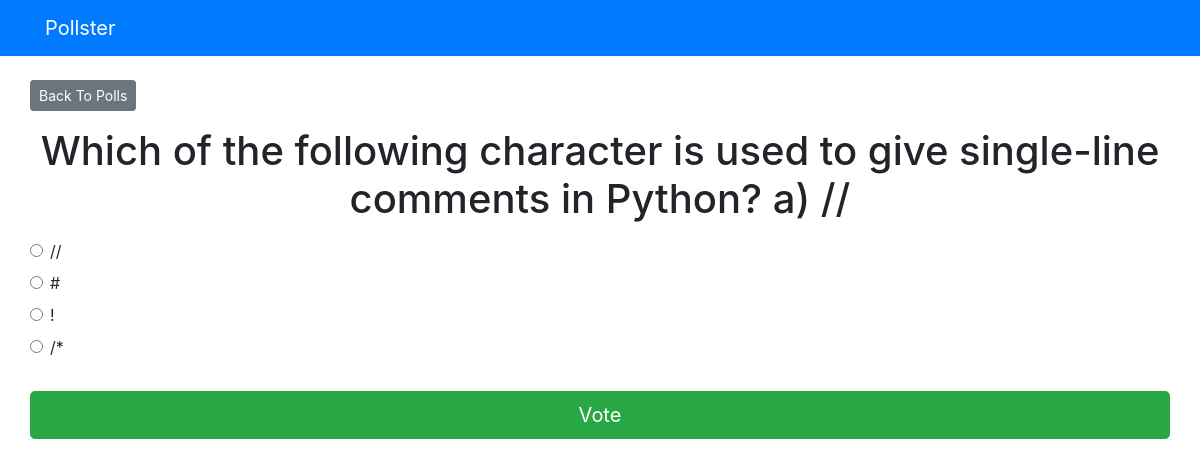
Screenshot of /polls/12/ with the database file from the repository.
### polls/models.py (models this page shows, shortened)
class Question(models.Model):
    question_text = models.CharField(max_length=200)
    pub_date = models.DateTimeField('date published')

class Choice(models.Model):
    question = models.ForeignKey(Question, on_delete=models.CASCADE)
    choice_text = models.CharField(max_length=200)
    votes = models.IntegerField(default=0)

### polls/views.py (the view)
# urls.py: path('<int:question_id>/', views.detail, name='detail'),
def detail(request, question_id):
    try:
        question = Question.objects.get(pk=question_id)
    except Question.DoesNotExist:
        raise Http404("Question does not exist")
    return render(request, 'polls/detail.html', {'question': question})

### templates/polls/detail.html (shortened to what this page needs)
{% extends 'base.html' %}
{% block content %}
<a class="btn btn-secondary btn-sm mb-3" href="{% url 'polls:index' %}">Back To Polls</a>
<h1 class="text-center mb-3">{{ question.question_text }}</h1>
<form action="{% url 'polls:vote' question.id %}" method="post">
    {% for choice in question.choice_set.all %}
    <div class="form-check">
        <input type="radio" name="choice" class="form-check-input" id="choice{{ forloop.counter }}"
            value="{{ choice.id }}" />
        <label for="choice{{ forloop.counter }}">{{ choice.choice_text }}</label>
    </div>
    {% endfor %}
    <input type="submit" value="Vote" class="btn btn-success btn-lg btn-block mt-4" />
</form>
{% endblock %}

### rows the page displays
Question: question_text "Which of the following character is used to give single-line comments in Python? a) //"
Choice: choice_text "//"
Choice: choice_text "#"
Choice: choice_text "!"
Choice: choice_text "/*"
